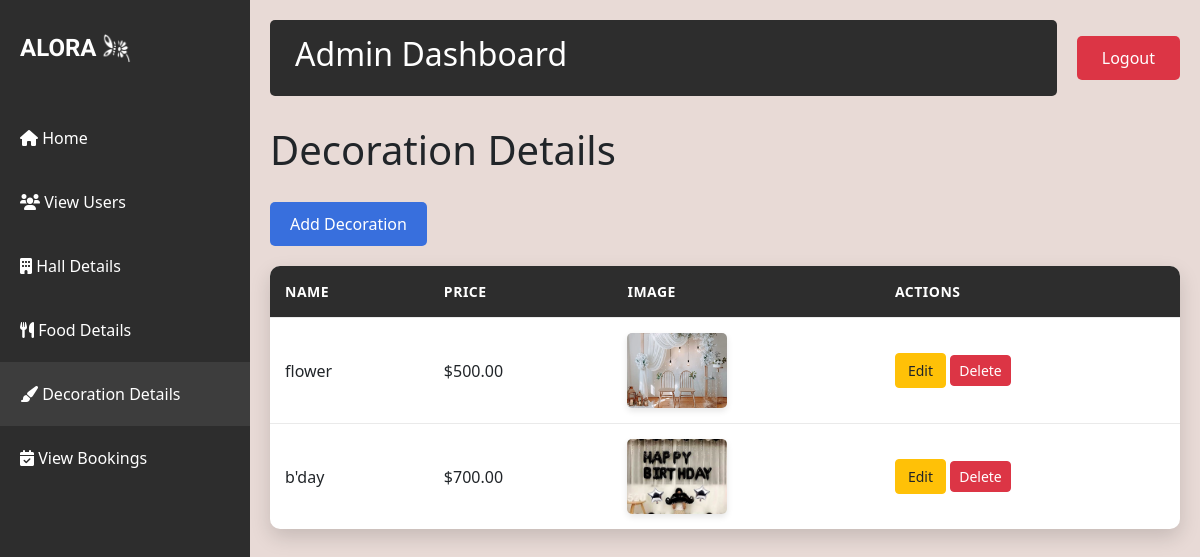
Before: /decoration_details/ (signed in) with the older database file.
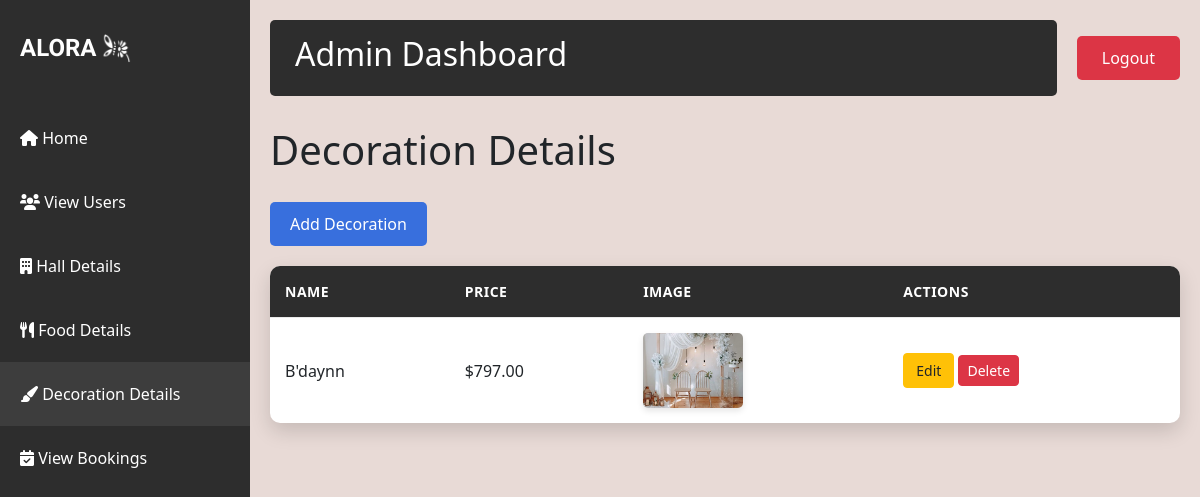
After: the same page with the newer database file.
### app/models.py (models this page shows)
class Decoration(models.Model):
    decoration_name=models.CharField(max_length=100,null=True)
    decoration_image=models.ImageField(upload_to='images/')
    decoration_price=(models.DecimalField(max_digits=10,decimal_places=2))

### app/views.py (the view)
# urls.py: path('decoration_details/',views.decoration_details,name='decoration_details'),
@login_required(login_url='login')
def decoration_details(request):
    decorations=Decoration.objects.all()
    return render(request,'decoration_details.html',{'decorations':decorations})

### templates/decoration_details.html (shortened to what this page needs)
<!DOCTYPE html>
<html lang="en">
<head>
    {% load static %}
    <link href="https://cdn.jsdelivr.net/npm/bootstrap@5.3.0/dist/css/bootstrap.min.css" rel="stylesheet">
    <link rel="stylesheet" href="https://cdnjs.cloudflare.com/ajax/libs/font-awesome/6.0.0-beta3/css/all.min.css">
</head>
<body>
    <div class="sidebar">
        <div class="logo-container">
            <div class="logo">ALORA</div>
            <img src="{% static 'alora_icon.png' %}" alt="Light Bulb" class="logo-image">
        </div>
        <nav class="nav flex-column">
            <a class="nav-link" href="{% url 'admin_dash' %}">
                <i class="fas fa-home"></i> Home
            </a>
            <a class="nav-link" href="{% url 'view_users' %}">
                <i class="fas fa-users"></i> View Users
            </a>
            <a class="nav-link" href="{% url 'hall_details' %}">
                <i class="fas fa-building"></i> Hall Details
            </a>
            <a class="nav-link" href="{% url 'food_details' %}">
                <i class="fas fa-utensils"></i> Food Details
            </a>
            <a class="nav-link active" href="{% url 'decoration_details' %}">
                <i class="fas fa-paint-brush"></i> Decoration Details
            </a>
            <a class="nav-link" href="{% url 'admin_view_booking' %}">
                <i class="fas fa-calendar-check"></i> View Bookings
            </a>
        </nav>
    </div>
    <div class="main-content">
        <div class="top-nav">
            <div class="welcome-section">
                <h2>Admin Dashboard</h2>
            </div>
            <a href="{% url 'logout' %}" class="logout-btn">Logout</a>
        </div>
        <h1>Decoration Details</h1>
        <a href="{% url 'add_decoration' %}" class="add-button">Add Decoration</a>
        <table class="decoration-table">
            <thead>
                <tr>
                    <th>Name</th>
                    <th>Price</th>
                    <th>Image</th>
                    <th>Actions</th>
                </tr>
            </thead>
            <tbody>
                {% for decoration in decorations %}
                <tr>
                    <td>{{ decoration.decoration_name }}</td>
                    <td>${{ decoration.decoration_price }}</td>
                    <td><img src="{{ decoration.decoration_image.url }}" alt="{{ decoration.decoration_name }}"></td>
                    <td>
                        <a href="{% url 'update_decoration' decoration.id %}" class="btn btn-sm btn-warning">Edit</a>
                        <a href="#" class="btn btn-sm btn-danger"
                        onclick="openDeleteModal('{{ decoration.id }}', '{{ decoration.decoration_name|escapejs }}', '{{ decoration.decoration_image.url|escapejs }}')">Delete</a>
                    </td>
                </tr>
                {% empty %}
                <tr>
                    <td colspan="4">No decorations found.</td>
                </tr>
                {% endfor %}
            </tbody>
        </table>
    </div>
</body>
</html>

Changed rows visible on the page:
removed Decoration: decoration_name "flower", decoration_price "500.00", decoration_image (picture)
removed Decoration: decoration_name "b'day", decoration_price "700.00", decoration_image (picture)
added Decoration: decoration_name "B'daynn", decoration_price "797.00", decoration_image (picture)
